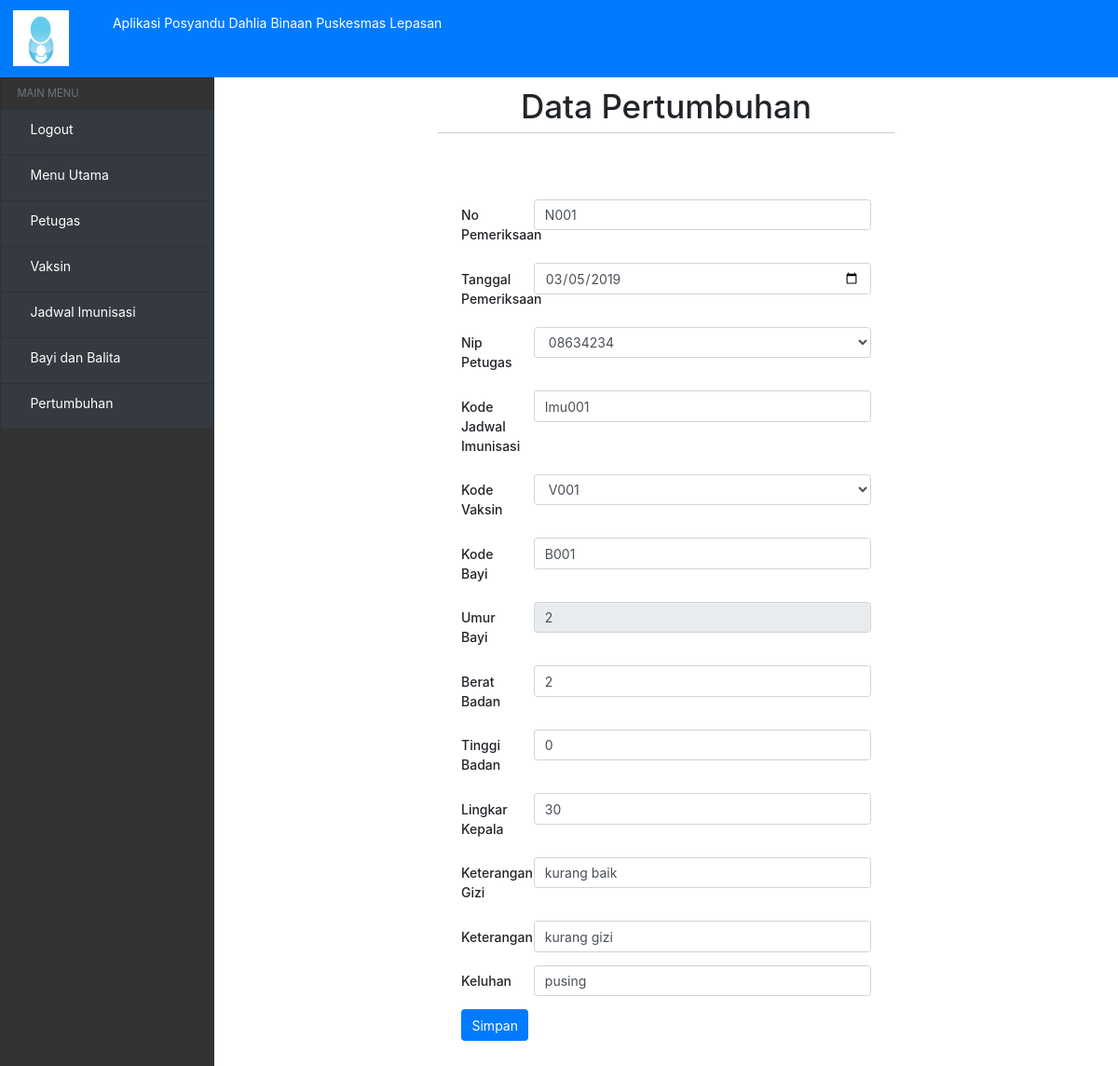
/?view=rubah-pertumbuhan&kode=N001 (signed in), run on an earlier commit of the app's database.
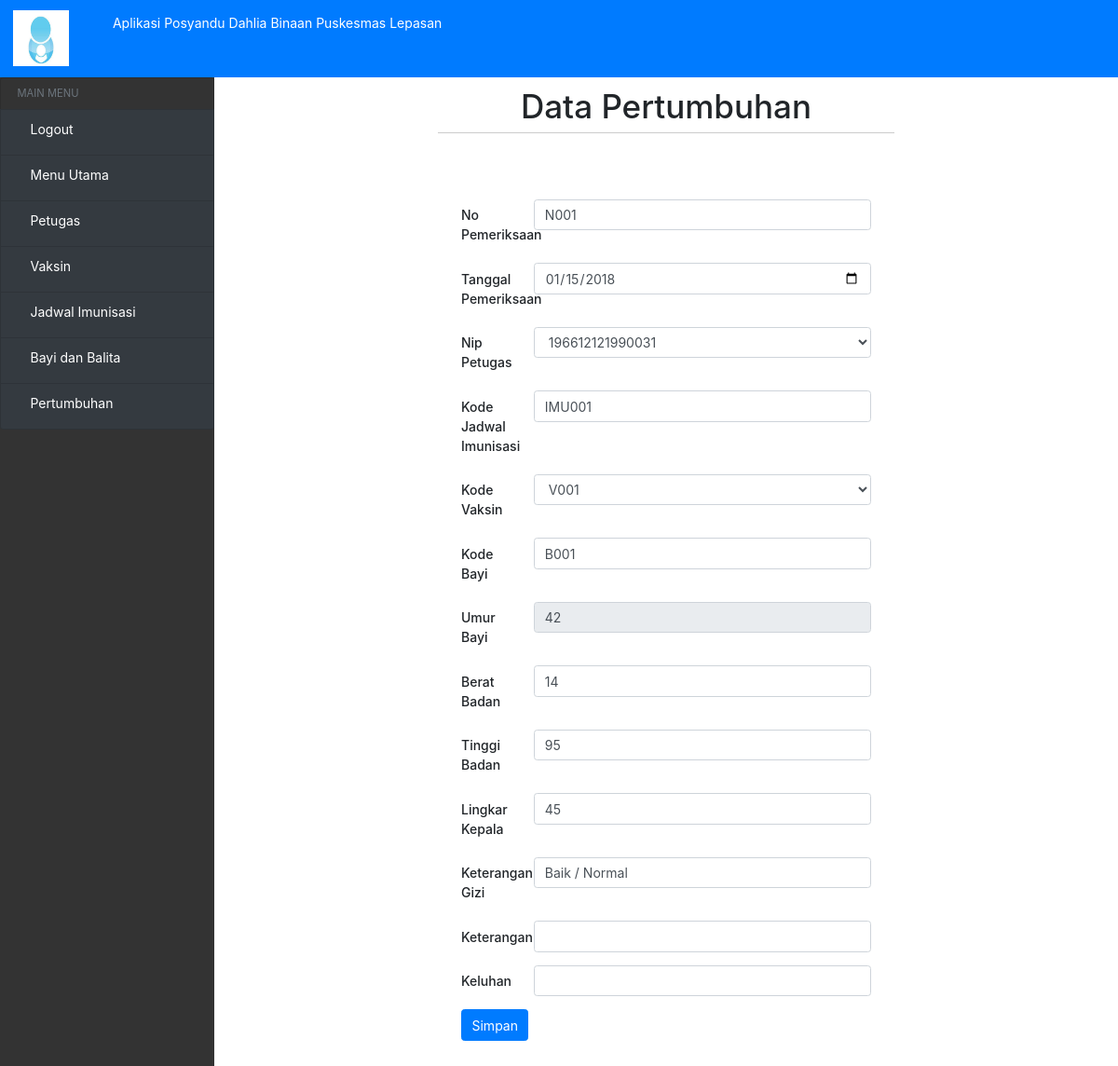
And on a later commit of the database.
### tables this page shows
CREATE TABLE `pertumbuhan_bayi` (
  `No_pemeriksaan` varchar(10) NOT NULL,
  `Tanggal` date NOT NULL,
  `Nip_petugas` varchar(15) NOT NULL,
  `Kode_jadwal` varchar(10) NOT NULL,
  `Kode_vaksin` varchar(10) NOT NULL,
  `Kode_bayi` varchar(10) NOT NULL,
  `umur_bayi` int(10) NOT NULL,
  `Keterangan` varchar(200) NOT NULL,
  `Keluhan` varchar(200) NOT NULL,
  `Berat_badan` int(10) NOT NULL,
  `Tinggi_badan` int(13) NOT NULL,
  `Lingkar_kepala` int(20) NOT NULL,
  `Keterangan_gizi` varchar(50) NOT NULL
);

### models/admin.php (called while the page is built, shortened)
<?php
class Admin
{
  private $mysqli;
  function __construct($mysqli)
  {
    $this->mysqli = $mysqli;
  }
  public function showPetugas(){
    $db = $this->mysqli->conn;
    $sql = "SELECT * FROM petugas";
    $query = $db->query($sql);
    return $query;
  }
public function showVaksin(){
  $db = $this->mysqli->conn;
  $sql = "SELECT * FROM vaksin";
  $query = $db->query($sql);
  return $query;
}
public function rubahPertumbuhan($id)
 {
   $db = $this->mysqli->conn;
   $query = $db->query("SELECT * FROM pertumbuhan_bayi WHERE No_pemeriksaan = '$id' ") or die ($db->error);
   return $query;
 }
}
?>

### view/pertumbuhan-bayi/rubah-pertumbuhan.php (the view, shortened to what the changed rows need)
<?php if (@$_SESSION['user']) { ?>
<?php
$id = $_GET['kode'];
$data = $objAdmin->rubahPertumbuhan($id);
$a = $data->fetch_object();
 ?>
 <div class="header-hal">
   <h1>Data Pertumbuhan</h1>
     <hr>
 </div>
 <div class="form">
     <form method="post" action="">
       <div class="form-group row">
         <label for="staticEmail" class="col-sm-2 col-form-label" >No Pemeriksaan</label>
         <div class="col-sm-10">
             <input class="form-control" type="text" placeholder="No Pemeriksaan" name="no_pemeriksaan" value="<?= $a->No_pemeriksaan ?>">
         </div>
       </div>
       <div class="form-group row">
           <label for="staticEmail" class="col-sm-2 col-form-label" >Tanggal Pemeriksaan</label>
           <div class="col-sm-10">
               <input class="form-control" type="date" name="tgl_pemeriksaan" value="<?= $a->Tanggal ?>">
           </div>
       </div>
       <div class="form-group row">
           <label for="staticEmail" class="col-sm-2 col-form-label" >Nip Petugas</label>
           <div class="col-sm-10">
               <select class="form-control" id="exampleFormControlSelect1" name="nip_petugas" >
                 <?php
                $data = $objAdmin->showPetugas();
                while ($b = $data->fetch_object()) {
                    ?>
                <option value="<?= $a->Nip_petugas ?>"><?= $a->Nip_petugas ?></option>
                 <?php
                 }
                 ?>
               </select>
           </div>
       </div>
       <div class="form-group row">
           <label for="staticEmail" class="col-sm-2 col-form-label" >Kode Jadwal Imunisasi</label>
           <div class="col-sm-10">
               <input class="form-control" type="text" placeholder="Kode Jadwal Imunisasi" name="kode_jadwal" value="<?= $a->Kode_jadwal ?>">
           </div>
       </div>
       <div class="form-group row">
           <label for="staticEmail" class="col-sm-2 col-form-label" >Kode Vaksin</label>
           <div class="col-sm-10">
               <select class="form-control" id="exampleFormControlSelect1" name="kode_vaksin" >
                 <?php
                $data = $objAdmin->showVaksin();
                while ($b = $data->fetch_object()) {
                    ?>
                <option value="<?= $a->Kode_vaksin; ?>"><?= $a->Kode_vaksin; ?></option>
                 <?php
                 }
                 ?>
               </select>
           </div>
       </div>
       <div class="form-group row">
           <label for="staticEmail" class="col-sm-2 col-form-label" >Kode Bayi</label>
           <div class="col-sm-10">
               <input class="form-control" type="text" placeholder="Kode Bayi" name="kode_bayi" value="<?= $a->Kode_bayi; ?>">
           </div>
       </div>
       <div class="form-group row">
           <label for="staticEmail" class="col-sm-2 col-form-label" >Umur Bayi</label>
           <div class="col-sm-10">
             <input class="form-control" type="text" placeholder="umur Bayi" name="umur_bayi" value="<?= $a->umur_bayi; ?>" disabled>
           </div>
       </div>
       <div class="form-group row">
           <label for="staticEmail" class="col-sm-2 col-form-label" >Berat Badan</label>
           <div class="col-sm-10">
               <input class="form-control" type="text" placeholder="Berat Badan" name="berat_badan" value="<?= $a->Berat_badan; ?>">
           </div>
       </div>
       <div class="form-group row">
           <label for="staticEmail" class="col-sm-2 col-form-label" >Tinggi Badan</label>
           <div class="col-sm-10">
               <input class="form-control" type="text" placeholder="Tinggi Badan" name="tinggi_badan" value="<?= $a->Tinggi_badan; ?>">
           </div>
       </div>
       <div class="form-group row">
           <label for="staticEmail" class="col-sm-2 col-form-label" >Lingkar Kepala</label>
           <div class="col-sm-10">
               <input class="form-control" type="text" placeholder="Lingkar Kepala" name="lingkar_kepala" value="<?= $a->Lingkar_kepala; ?>">
           </div>
       </div>
       <div class="form-group row">
         <label for="staticEmail" class="col-sm-2 col-form-label" >Keterangan Gizi</label>
         <div class="col-sm-10">
           <input class="form-control" type="text" placeholder="Keterangan Gizi" name="keterangan_gizi" value="<?= $a->Keterangan_gizi; ?>" >
         </div>
       </div>
       <div class="form-group row">
           <label for="staticEmail" class="col-sm-2 col-form-label" >Keterangan</label>
           <div class="col-sm-10">
               <input class="form-control" type="text" placeholder="Keterangan" name="keterangan" value="<?= $a->Keterangan; ?>">
           </div>
       </div>
       <div class="form-group row">
           <label for="staticEmail" class="col-sm-2 col-form-label" >Keluhan</label>
           <div class="col-sm-10">
               <input class="form-control" type="text" placeholder="Keluhan" name="keluhan" value="<?= $a->Keluhan; ?>">
           </div>
       </div>
       <button type="submit" class="btn btn-primary" name="rubahPertumbuhan">Simpan</button>
     </form>
 </div>
<?php } ?>

What changed in the data, as far as the page shows it:
changed pertumbuhan_bayi "N001": tgl_pemeriksaan "03/05/2019" → "01/15/2018"; kode_jadwal "Imu001" → "IMU001"; umur_bayi "2" → "42"; berat_badan "2" → "14"; tinggi_badan "0" → "95"; lingkar_kepala "30" → "45"; keterangan_gizi "kurang baik" → "Baik / Normal"; keterangan "kurang gizi" → (not shown); keluhan "pusing" → (not shown)
Also different on the page:
form field nip_petugas: "08634234" → "196612121990031"
